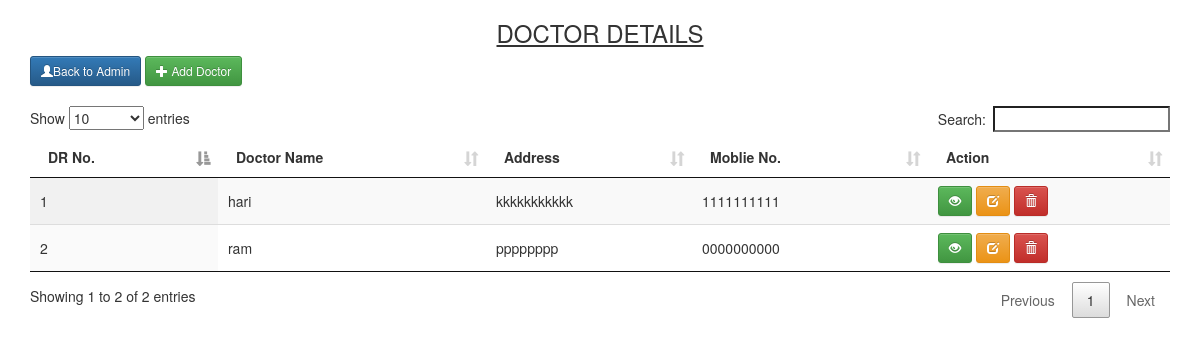
The page /Login/admin/Doctor/doctors.php on the database its author committed.
### tables this page shows
CREATE TABLE IF NOT EXISTS `doctor` (
  `d_id` int(255) NOT NULL AUTO_INCREMENT,
  `d_name` varchar(255) NOT NULL,
  `address` varchar(255) NOT NULL,
  `d_mob` varchar(255) NOT NULL,
  `d_qualification` varchar(255) NOT NULL,
  `d_specialization` varchar(255) NOT NULL,
  PRIMARY KEY (`d_id`)
);

### Login/admin/Doctor/doctors.php (the view, shortened to what this page needs)
<?php
include 'connect.php';
?>
<!DOCTYPE html>
<html lang="en">
<head>
    <link rel="stylesheet" href="css/bootstrap.min.css">
    <link rel="stylesheet" href="css/bootstrap-theme.min.css">
    <link rel="stylesheet" href="css/loader.css">
    <link rel="stylesheet" type="text/css" href="dashboard/vendor/font-awesome/css/font-awesome.min.css">
    <link rel="stylesheet" href="css/jquery.dataTables.min.css">
    <link rel="stylesheet" href="css/dataTables.bootstrap.min.css">
    <link rel="stylesheet" href="css/responsive.bootstrap.min.css">
</head>
<body onload="myFunction()" style="margin:0;">
    <div class="container">
        <h3><center><u>DOCTOR DETAILS</u></center></h3>
        <div>
            <a class="btn btn-primary btn-sm " href="http://localhost/pcu/Login/admin/admin.php#messages"><span class='glyphicon glyphicon-user' aria-hidden='true'></span>Back to Admin</a>
            <a href="#add" data-toggle="modal">
                <button type='button' class='btn btn-success btn-sm'><span class='glyphicon glyphicon-plus' aria-hidden='true'></span> Add Doctor</button>
            </a>
        </div>
        <br>
        <table id="example" class="display nowrap" cellspacing="0" width="100%">
            <thead>
                <tr>
                    <th>DR No.</th>
                    <th>Doctor Name</th>
                     <th>Address</th>
                    <th>Moblie No.</th>
                    <th>Action</th>
                </tr>
            </thead>
            <tbody>
                <?php
                    $sql = "SELECT * FROM doctor";
                    $result = $conn->query($sql);
                    if ($result->num_rows > 0) {
                        $a= 1;
                        while($row = $result->fetch_assoc()) {
                            $b= $a++;
                            $i = $b;
                            $id = $row['d_id'];
                            $item_name = $row['d_name'];
                            $item_code = $row['address'];
                            $item_category = $row['d_mob'];
                    ?>
                <tr>
                    <td>
                        <?php echo $i; ?>
                    </td>
                    <td>
                        <?php echo $item_name; ?>
                    </td>
                    <td>
                        <?php echo $item_code; ?>
                    </td>
                    <td>
                        <?php echo $item_category; ?>
                    </td>
                    <td>
                        <a href="#add<?php echo $id;?>" data-toggle="modal" title="View Details">
                            <button type='button' class='btn btn-success btn-sm'><span class='glyphicon glyphicon-eye-open' aria-hidden='true'></span></button>
                        </a>
                        <a href="#edit<?php echo $id;?>" data-toggle="modal" title="Edit Details">
                            <button type='button' class='btn btn-warning btn-sm'><span class='glyphicon glyphicon-edit' aria-hidden='true'></span></button>
                        </a>
                        <a href="#delete<?php echo $id;?>" data-toggle="modal" title="Delete">
                            <button type='button' class='btn btn-danger btn-sm'><span class='glyphicon glyphicon-trash' aria-hidden='true'></span></button>
                        </a>
                    </td>
                </tr>
                <?php
                        }
                    }
?>
            </tbody>
        </table>
    </div>
</body>
</html>

### rows shown on the page
doctor: i "1", d_name "hari", address "kkkkkkkkkkk", d_mob "1111111111"
doctor: i "2", d_name "ram", address "pppppppp", d_mob "0000000000"
